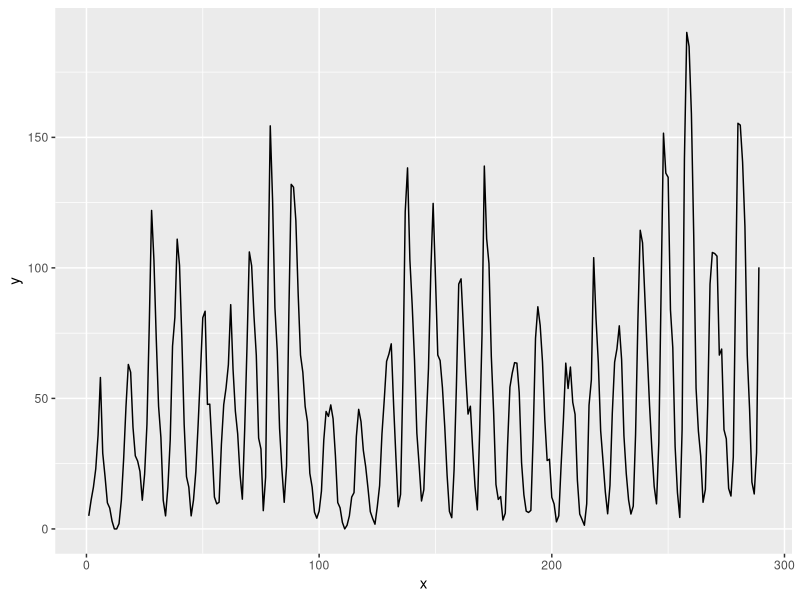
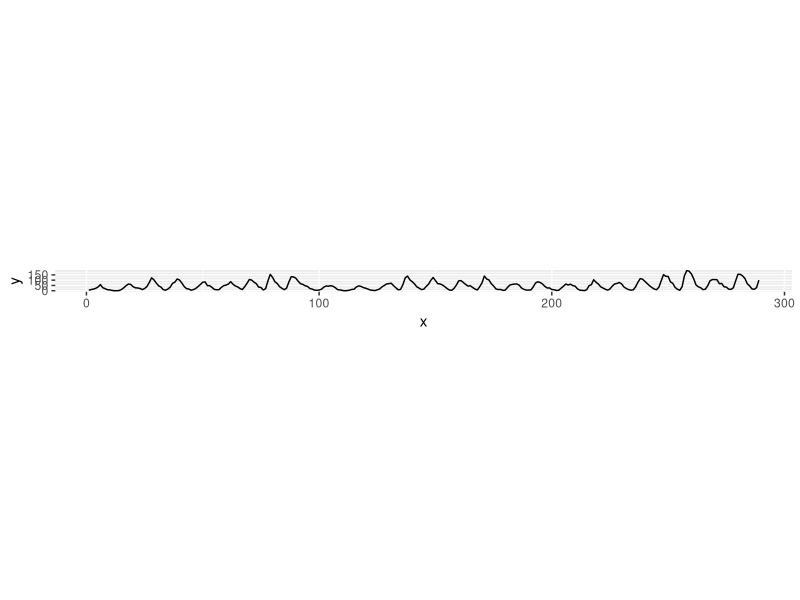

Source code (R) for these figures, in order: (Note: this script raises an error after producing the figures.)
## ---- chunk 1
library(ggplot2)
library(ggthemes)
## ---- chunk 2
# Use the classic sunspot data from Cleveland's orig paper
x <- seq_along(sunspot.year)
y <- as.numeric(sunspot.year)
# Without banking
m <- qplot(x, y, geom='line')
m

## Using the default method, Median Absolute Slope
ratio <- bank_slopes(x, y)
m + coord_fixed(ratio = ratio)

## Alternative methods to calculate the banking
bank_slopes(x, y, method='ms')
## Using culling
bank_slopes(x, y, method='ms', cull=TRUE)
## Average Absolute Slope
bank_slopes(x, y, method='as')
bank_slopes(x, y, method='as', cull=TRUE)
## Average Orientation
bank_slopes(x, y, method='ao')
bank_slopes(x, y, method='ao', cull=TRUE)
## Average Orientation (Weighted)
bank_slopes(x, y, method='ao', weight=TRUE)
bank_slopes(x, y, method='ao', cull=TRUE, weight=TRUE)
## Global Orientation Resolution
bank_slopes(x, y, method='gor')
bank_slopes(x, y, method='gor', cull=TRUE)
## Local Orientation Resolution
bank_slopes(x, y, method='lor')
bank_slopes(x, y, method='lor', cull=TRUE)
